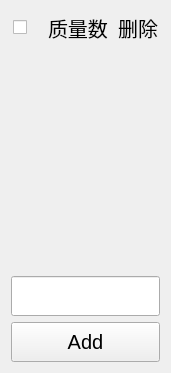
<?xml version="1.0" encoding="UTF-8"?>
<ui version="4.0">
 <class>sTICList</class>
 <widget class="QWidget" name="sTICList">
  <property name="geometry">
   <rect>
    <x>0</x>
    <y>0</y>
    <width>168</width>
    <height>373</height>
   </rect>
  </property>
  <property name="maximumSize">
   <size>
    <width>16777215</width>
    <height>16777215</height>
   </size>
  </property>
  <property name="windowTitle">
   <string>sTICList</string>
  </property>
  <layout class="QVBoxLayout" name="verticalLayout">
   <item>
    <layout class="QHBoxLayout" name="horizontalLayout_2">
     <property name="spacing">
      <number>10</number>
     </property>
     <property name="leftMargin">
      <number>2</number>
     </property>
     <property name="topMargin">
      <number>2</number>
     </property>
     <property name="rightMargin">
      <number>2</number>
     </property>
     <property name="bottomMargin">
      <number>2</number>
     </property>
     <item>
      <widget class="QCheckBox" name="checkBox">
       <property name="sizePolicy">
        <sizepolicy hsizetype="Fixed" vsizetype="Fixed">
         <horstretch>0</horstretch>
         <verstretch>0</verstretch>
        </sizepolicy>
       </property>
       <property name="minimumSize">
        <size>
         <width>25</width>
         <height>25</height>
        </size>
       </property>
       <property name="text">
        <string/>
       </property>
       <property name="iconSize">
        <size>
         <width>25</width>
         <height>25</height>
        </size>
       </property>
      </widget>
     </item>
     <item>
      <widget class="QLabel" name="label">
       <property name="font">
        <font>
         <pointsize>15</pointsize>
        </font>
       </property>
       <property name="text">
        <string>质量数</string>
       </property>
      </widget>
     </item>
     <item>
      <widget class="QLabel" name="label_2">
       <property name="font">
        <font>
         <pointsize>15</pointsize>
        </font>
       </property>
       <property name="layoutDirection">
        <enum>Qt::LeftToRight</enum>
       </property>
       <property name="text">
        <string>删除</string>
       </property>
       <property name="alignment">
        <set>Qt::AlignRight|Qt::AlignTrailing|Qt::AlignVCenter</set>
       </property>
      </widget>
     </item>
    </layout>
   </item>
   <item>
    <widget class="QListWidget" name="listWidget">
     <property name="autoFillBackground">
      <bool>false</bool>
     </property>
     <property name="styleSheet">
      <string notr="true">background-color:transparent</string>
     </property>
     <property name="frameShape">
      <enum>QFrame::NoFrame</enum>
     </property>
    </widget>
   </item>
   <item>
    <widget class="QLineEdit" name="lineEdit">
     <property name="minimumSize">
      <size>
       <width>0</width>
       <height>40</height>
      </size>
     </property>
     <property name="font">
      <font>
       <pointsize>15</pointsize>
      </font>
     </property>
    </widget>
   </item>
   <item>
    <widget class="QPushButton" name="BtnAdd">
     <property name="minimumSize">
      <size>
       <width>0</width>
       <height>40</height>
      </size>
     </property>
     <property name="font">
      <font>
       <pointsize>15</pointsize>
      </font>
     </property>
     <property name="text">
      <string>Add</string>
     </property>
    </widget>
   </item>
  </layout>
 </widget>
 <layoutdefault spacing="6" margin="11"/>
 <resources/>
 <connections/>
</ui>
